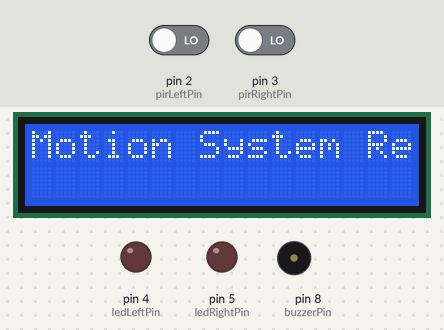
This sketch was run on a simulated Arduino Uno, built with avr-gcc and run on an emulated ATmega328P. Parts: 16×2 character LCD, output pins drawn as LEDs (lit = HIGH), buzzer (waves = sounding). The inputs (shaded band) are chosen by the test bench; at power-on: pin 2 (pirLeftPin) LOW, pin 3 (pirRightPin) LOW.

Above: at 0.1 s.
3.3 s: pin 2 (pirLeftPin) driven HIGH
At 3.7 s:
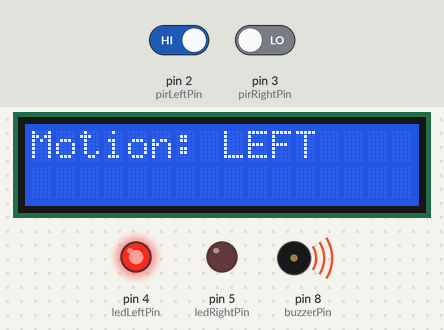
4.8 s: pin 3 (pirRightPin) driven HIGH
At 5.4 s:
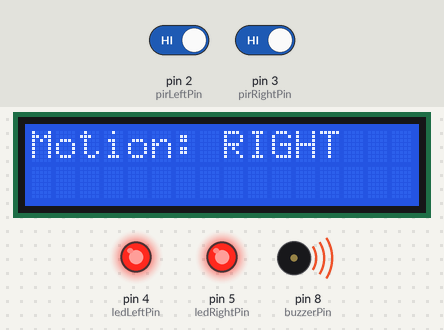
6.4 s: pin 2 (pirLeftPin) driven LOW
At 7.6 s:
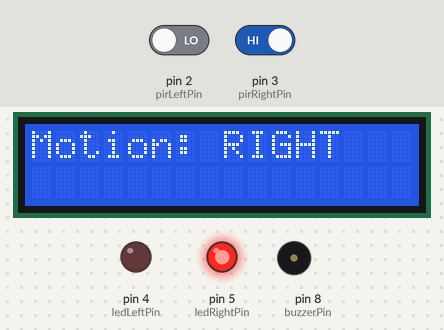
7.9 s: pin 3 (pirRightPin) driven LOW
At 8.9 s:
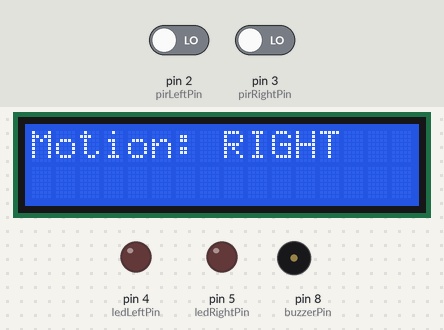
9.4 s: pin 3 (pirRightPin) driven HIGH
At 10.6 s:
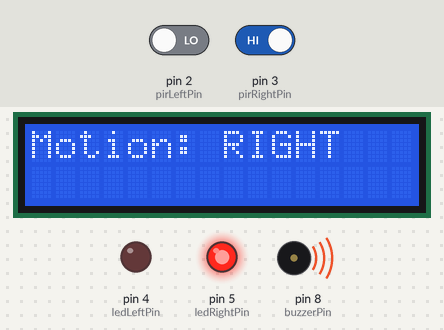
10.9 s: pin 2 (pirLeftPin) driven HIGH
At 12.3 s:
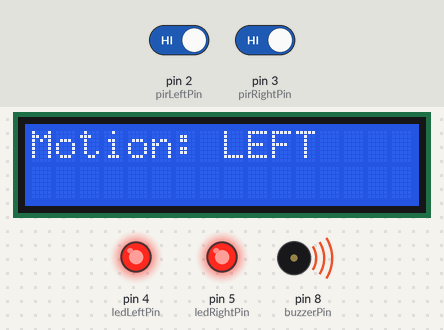
Timing chart, 0 to 13.4 s (numbered marks = the images above; inputs shaded):
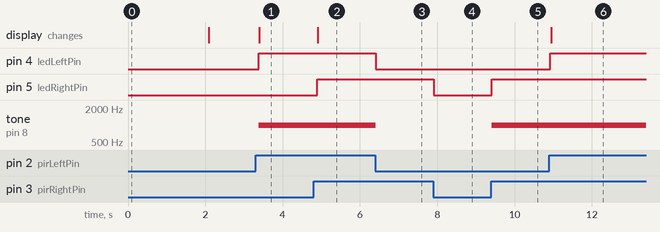

Measured:
- after the input at 3.3 s, pin 4 (ledLeftPin): LOW → HIGH after 0.08 s; tone on pin 8 (buzzerPin): silent → 1000 Hz after 0.08 s; the display: changes after 0.10 s (image 1)
- after the input at 4.8 s, pin 5 (ledRightPin): LOW → HIGH after 0.10 s; the display: changes after 0.11 s (image 2)
- after the input at 6.4 s, pin 4 (ledLeftPin): HIGH → LOW at once; tone on pin 8 (buzzerPin): 1000 Hz → silent at once
- after the input at 7.9 s, pin 5 (ledRightPin): HIGH → LOW at once
- after the input at 9.4 s, pin 5 (ledRightPin): LOW → HIGH at once; tone on pin 8 (buzzerPin): silent → 1000 Hz at once
- after the input at 10.9 s, pin 4 (ledLeftPin): LOW → HIGH at once; the display: changes at once (image 6)

The sketch:

sketch.ino
```cpp
#include <Wire.h>
#include <LiquidCrystal_I2C.h>

const int pirLeftPin = 2;
const int pirRightPin = 3;
const int buzzerPin = 8;
const int ledLeftPin = 4;
const int ledRightPin = 5;

bool motionLeftDetected = false;
bool motionRightDetected = false;

LiquidCrystal_I2C lcd(0x27, 16, 2);

void setup() {
  pinMode(pirLeftPin, INPUT);
  pinMode(pirRightPin, INPUT);
  pinMode(buzzerPin, OUTPUT);
  pinMode(ledLeftPin, OUTPUT);
  pinMode(ledRightPin, OUTPUT);

  lcd.init();
  lcd.backlight();
  lcd.print("Motion System Ready");
  delay(2000);
  lcd.clear();
}

void loop() {

  if (digitalRead(pirLeftPin) == HIGH) {
    if (!motionLeftDetected) {
      tone(buzzerPin, 1000);
      digitalWrite(ledLeftPin, HIGH);
      lcd.clear();
      lcd.print("Motion: LEFT");
      motionLeftDetected = true;
    }
  } else {
    if (motionLeftDetected) {
      noTone(buzzerPin);
      digitalWrite(ledLeftPin, LOW);
      motionLeftDetected = false;
    }
  }

  if (digitalRead(pirRightPin) == HIGH) {
    if (!motionRightDetected) {
      tone(buzzerPin, 1000);
      digitalWrite(ledRightPin, HIGH);
      lcd.clear();
      lcd.print("Motion: RIGHT");
      motionRightDetected = true;
    }
  } else {
    if (motionRightDetected) {
      noTone(buzzerPin);
      digitalWrite(ledRightPin, LOW);
      motionRightDetected = false;
    }
  }

  delay(100);
}
```
